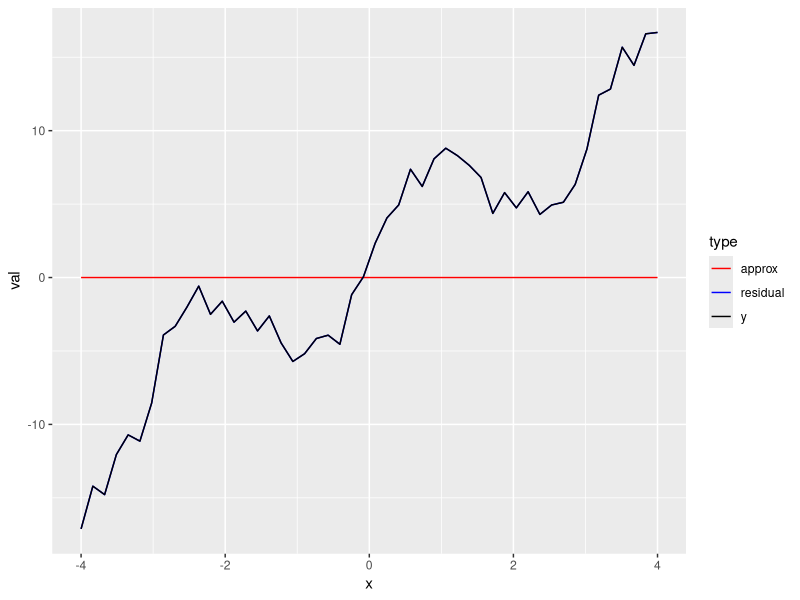
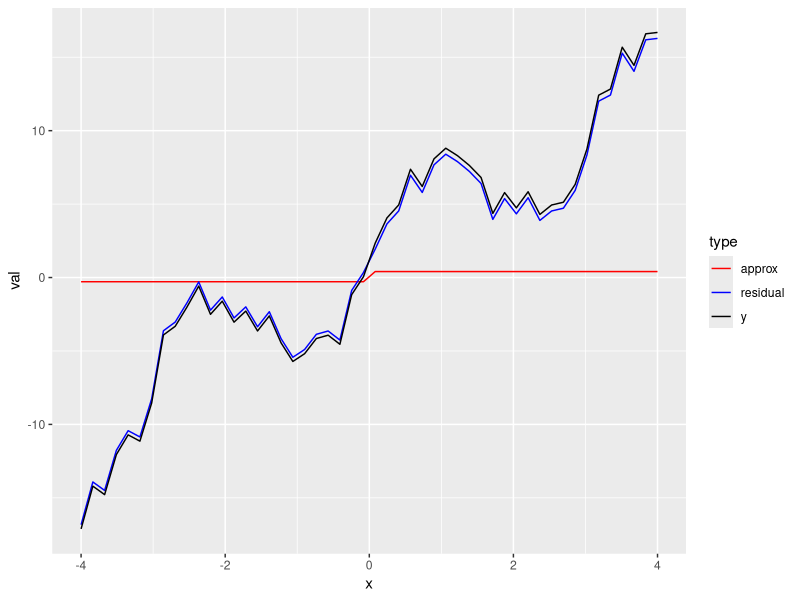
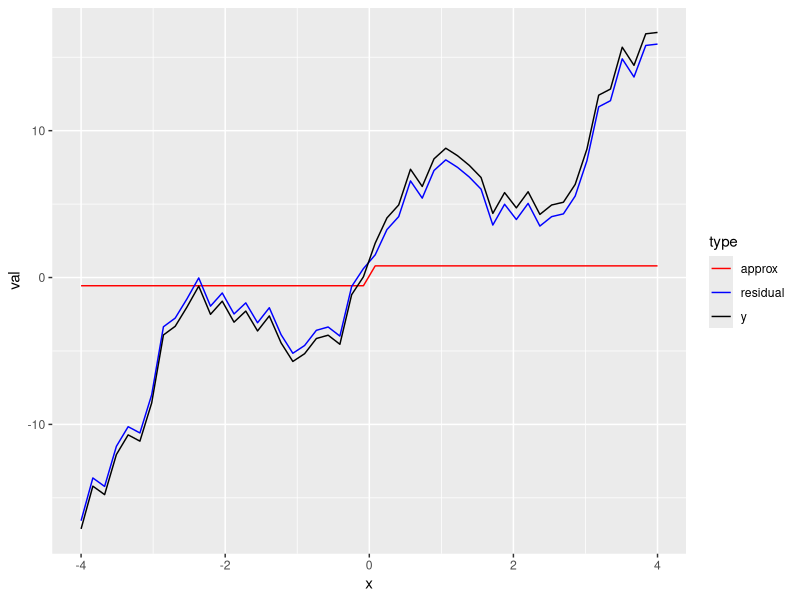

Generate these figures, in order, with R: (Note: a time limit stopped this script after it produced the figures.)
library(ggplot2)
library(tidyverse)

#######################################################
## Boosting by hand
#######################################################

###############
## Create a crazy function as our target
n<-50
x<-seq(-4,4,len=n)
x
y<-1+3*x
#y<-sin(x)
y<-1+3*x+4*sin(2*x)+rnorm(n)




######################
data.df<-data.frame(x,y)
##Here is our initial approximation of y...zero
data.df$approx<-0
## Our initial residuals...same as our target
data.df$residual<-y

## We will keep looking at this picture. It has the current approximation,
## the target function, and the residuals
## Initiall thje 

data.df %>% 
  gather(type,val,y:residual) %>% 
  ggplot(aes(x,val,color=type))+
  scale_color_manual(values=c("red","blue","black"))+
  geom_line()


############################################
## Weak learning...use a trivial "stump" to estimate y
## Step 1: find the cut point in x that minimizes mse
############################################
#########################
## this is the boosting parameter.. the amount of boosting is key
lambda<-.05


####################
## The algorithm...we will repeat this many times

### Step 1: Find the optimal split in x and build a stump
mse<-c()
i<-1
for(x0 in x){
  mse[i]<-data.df %>% 
    mutate(class=x<x0) %>% 
    group_by(class) %>% 
    mutate(residual.hat = mean(residual)) %>% 
    mutate( r=mean((residual-residual.hat)^2)) %>% 
    with(sum(r))
  i<-i+1
}
##get index of smallest mse
id<-which.min(mse)
## This is our optimal slplit
x0 <- x[id]

##################
## Use this split to get the mean residual in each class (x<x0 x>=x0)
## and take a sliver of this off the current residual.
data.df<-data.df %>% 
  mutate(class=x<x0) %>% 
  group_by(class) %>% 
  ##the mean
  mutate(mu=mean(residual)) %>% 
  ##take off the residual (add onto the approximation)
  mutate(residual=residual-lambda*mu,
         approx=approx+lambda*mu) %>%
  ##clean up
  ungroup() %>% 
  select(-mu,-class) 


########################
## Plot...not necessary for the algorithm but nice to look at.
data.df %>% 
  gather(type,val,y:residual) %>% 
  ggplot(aes(x,val,color=type))+
  scale_color_manual(values=c("red","blue","black"))+
  geom_line()



##############################
## Encapsulate this all in a simple function.
##
doit<-function(data.df,SHOW=F){
    mse<-c()
    i<-1
    for(x0 in x){
      mse[i]<-data.df %>% 
        mutate(class=x<x0) %>% 
        group_by(class) %>% 
        mutate(residual.hat = mean(residual)) %>% 
        mutate( r=mean((residual-residual.hat)^2)) %>% 
        with(sum(r))
      i<-i+1
    }
    ##get index of smallest mse
    id<-which.min(mse)
    ##use this cut points. recompute
    x0 <- x[id]
    print(x0)
    data.df<-data.df %>% 
      mutate(class=x<x0) %>% 
      group_by(class) %>% 
      mutate(mu=mean(residual)) %>% 
      mutate(residual=residual-lambda*mu,
             approx=approx+lambda*mu) %>% 
      ungroup() %>% 
      select(-mu,-class) 
    
    if(SHOW){
      gg<-data.df %>% 
      gather(type,val,y:residual) %>% 
      ggplot(aes(x,val,color=type))+
      scale_color_manual(values=c("red","blue","black"))+
      geom_line()
   
      show(gg)
    }
    data.df
}

##########################
## We can run this over and over again to see the step-by-step effect of boosting
##
data.df<-doit(data.df,SHOW=T)


#######################
## Or run it a bunch of times.
#################
for(i in 1:1000){
  print(i)
  data.df<-doit(data.df)
}
## and now look at the plot
data.df<-doit(data.df,T)
